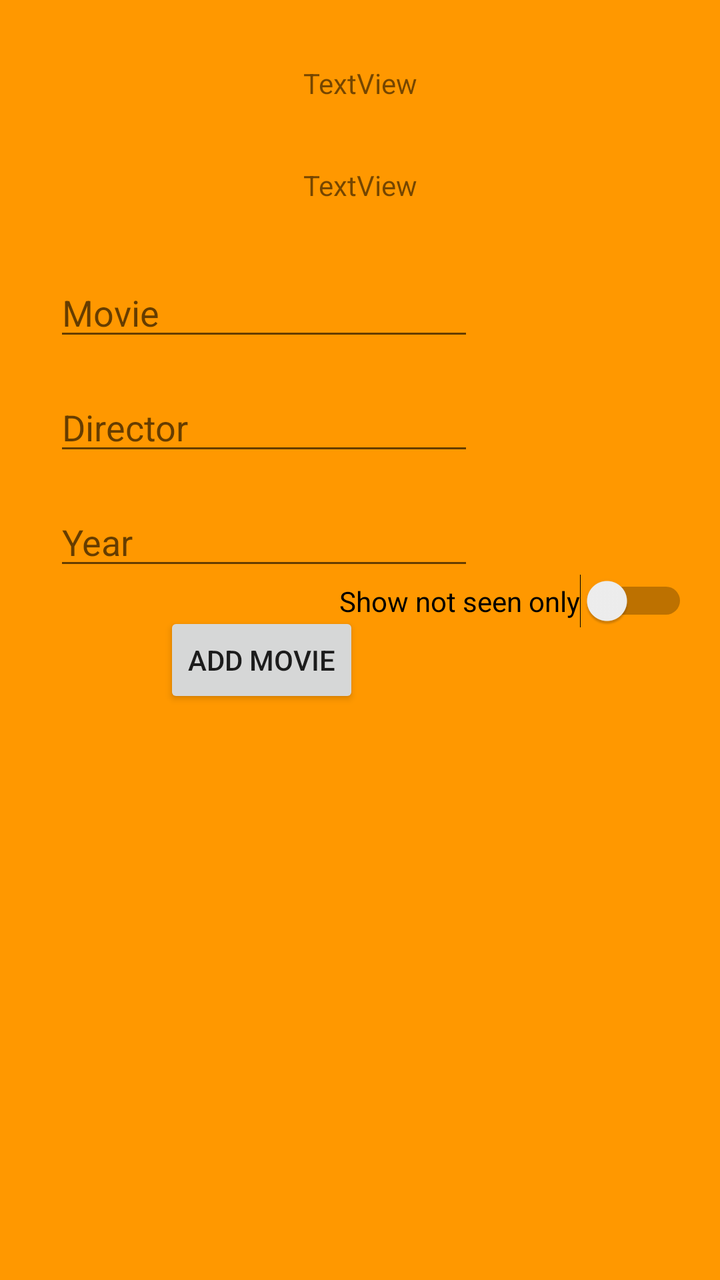
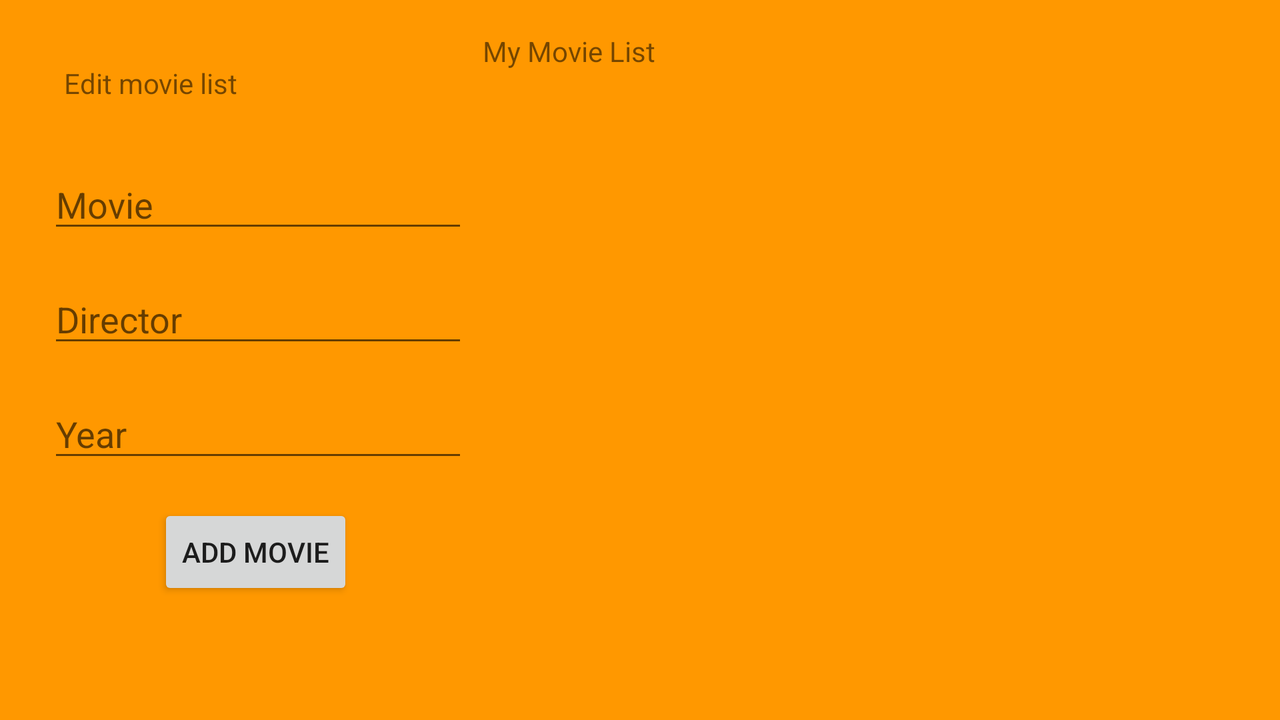

Two renders of one Android screen. The first uses the default layout on a phone; the second uses the alternative layout the repository ships for a different screen configuration, on a matching device. The two XML files are below.
<!-- AndroidManifest.xml: application theme Theme.MyMovieList -->
<!-- res/layout/activity_movies.xml -->
<?xml version="1.0" encoding="utf-8"?>
<androidx.constraintlayout.widget.ConstraintLayout xmlns:android="http://schemas.android.com/apk/res/android"
    xmlns:app="http://schemas.android.com/apk/res-auto"
    xmlns:tools="http://schemas.android.com/tools"
    android:layout_width="match_parent"
    android:layout_height="match_parent"
    android:background="@color/orange"
    tools:context=".Movies">

    <TextView
        android:id="@+id/wlcNote"
        android:layout_width="wrap_content"
        android:layout_height="wrap_content"
        android:layout_marginTop="32dp"
        android:text="TextView"
        app:layout_constraintEnd_toEndOf="parent"
        app:layout_constraintStart_toStartOf="parent"
        app:layout_constraintTop_toTopOf="parent" />

    <TextView
        android:id="@+id/txDescript"
        android:layout_width="wrap_content"
        android:layout_height="wrap_content"
        android:layout_marginTop="32dp"
        android:text="TextView"
        app:layout_constraintEnd_toEndOf="parent"
        app:layout_constraintStart_toStartOf="parent"
        app:layout_constraintTop_toBottomOf="@+id/wlcNote" />

    <EditText
        android:id="@+id/etMovieName"
        android:layout_width="wrap_content"
        android:layout_height="wrap_content"
        android:layout_marginTop="32dp"
        android:ems="10"
        android:hint="@string/movie"
        android:inputType="textPersonName"
        app:layout_constraintEnd_toEndOf="parent"
        app:layout_constraintHorizontal_bias="0.18"
        app:layout_constraintStart_toStartOf="parent"
        app:layout_constraintTop_toBottomOf="@+id/txDescript" />

    <EditText
        android:id="@+id/etDirector"
        android:layout_width="wrap_content"
        android:layout_height="wrap_content"
        android:layout_marginTop="16dp"
        android:ems="10"
        android:hint="@string/director"
        android:inputType="textPersonName"
        app:layout_constraintEnd_toEndOf="@+id/etMovieName"
        app:layout_constraintStart_toStartOf="@+id/etMovieName"
        app:layout_constraintTop_toBottomOf="@+id/etMovieName" />

    <EditText
        android:id="@+id/etYear"
        android:layout_width="wrap_content"
        android:layout_height="wrap_content"
        android:layout_marginTop="16dp"
        android:ems="10"
        android:hint="@string/year"
        android:inputType="number"
        android:imeOptions="actionDone"
        app:layout_constraintEnd_toEndOf="@+id/etDirector"
        app:layout_constraintStart_toStartOf="@+id/etDirector"
        app:layout_constraintTop_toBottomOf="@+id/etDirector" />

    <LinearLayout
        android:id="@+id/linearLo"
        android:layout_width="411dp"
        android:layout_height="294dp"
        android:layout_marginBottom="16dp"
        android:orientation="vertical"
        android:padding="15dp"
        app:layout_constraintBottom_toBottomOf="parent"
        app:layout_constraintEnd_toEndOf="parent"
        app:layout_constraintStart_toStartOf="parent">

        <androidx.recyclerview.widget.RecyclerView
            android:id="@+id/rvMovies"
            android:layout_width="match_parent"
            android:layout_height="267dp"
            android:padding="5dp"
            app:layoutManager="androidx.recyclerview.widget.LinearLayoutManager"/>
    </LinearLayout>

    <Button
        android:id="@+id/btnAddMovie"
        android:layout_width="wrap_content"
        android:layout_height="wrap_content"
        android:layout_marginTop="16dp"
        android:text="Add movie"
        android:imeOptions="actionDone"
        app:layout_constraintEnd_toEndOf="@+id/etYear"
        app:layout_constraintHorizontal_bias="0.491"
        app:layout_constraintStart_toStartOf="@+id/etYear"
        app:layout_constraintTop_toBottomOf="@+id/etYear" />










    <Switch
        android:id="@+id/switch1"
        android:layout_width="wrap_content"
        android:layout_height="wrap_content"
        android:layout_marginEnd="16dp"
        android:layout_marginBottom="16dp"
        android:text="Show not seen only"
        app:layout_constraintBottom_toTopOf="@+id/linearLo"
        app:layout_constraintEnd_toEndOf="parent" />


</androidx.constraintlayout.widget.ConstraintLayout>
<!-- resources referenced by this layout -->
<resources>
  <color name="orange">#FF9800</color>
  <string name="director">Director</string>
  <string name="movie">Movie</string>
  <string name="year">Year</string>
  <style name="Theme.MyMovieList" parent="Theme.MaterialComponents.DayNight.DarkActionBar">
          
          <item name="colorPrimary">@color/purple_500</item>
          <item name="colorPrimaryVariant">@color/purple_700</item>
          <item name="colorOnPrimary">@color/white</item>
          
          <item name="colorSecondary">@color/teal_200</item>
          <item name="colorSecondaryVariant">@color/teal_700</item>
          <item name="colorOnSecondary">@color/black</item>
          
          <item name="android:statusBarColor" tools:targetApi="l">?attr/colorPrimaryVariant</item>
          
      </style>
  <color name="purple_500">#FF6200EE</color>
  <color name="purple_700">#FF3700B3</color>
  <color name="white">#FFFFFFFF</color>
  <color name="teal_200">#FF03DAC5</color>
  <color name="teal_700">#FF018786</color>
  <color name="black">#FF000000</color>
</resources>
<!-- res/layout-land/activity_movies.xml (the author's variant of the layout above) -->
<!-- drawn on the phone turned sideways -->
<?xml version="1.0" encoding="utf-8"?>
<androidx.constraintlayout.widget.ConstraintLayout xmlns:android="http://schemas.android.com/apk/res/android"
    xmlns:app="http://schemas.android.com/apk/res-auto"
    xmlns:tools="http://schemas.android.com/tools"
    android:layout_width="match_parent"
    android:layout_height="match_parent"
    android:background="@color/orange"
    tools:context=".Movies">

    <TextView
        android:id="@+id/wlcNote"
        android:layout_width="wrap_content"
        android:layout_height="wrap_content"
        android:layout_marginStart="32dp"
        android:layout_marginTop="32dp"
        android:text="@string/edit_movie_list"
        app:layout_constraintStart_toStartOf="parent"
        app:layout_constraintTop_toTopOf="parent" />

    <TextView
        android:id="@+id/txDescript"
        android:layout_width="wrap_content"
        android:layout_height="wrap_content"
        android:layout_marginTop="16dp"
        android:text="@string/app_name"
        app:layout_constraintEnd_toStartOf="@+id/switch1"
        app:layout_constraintStart_toEndOf="@+id/wlcNote"
        app:layout_constraintTop_toTopOf="parent" />

    <EditText
        android:id="@+id/etMovieName"
        android:layout_width="wrap_content"
        android:layout_height="wrap_content"
        android:layout_marginStart="24dp"
        android:layout_marginTop="29dp"
        android:ems="10"
        android:hint="Movie"
        android:inputType="textPersonName"
        app:layout_constraintStart_toStartOf="parent"
        app:layout_constraintTop_toBottomOf="@+id/wlcNote" />

    <EditText
        android:id="@+id/etDirector"
        android:layout_width="wrap_content"
        android:layout_height="wrap_content"
        android:layout_marginTop="16dp"
        android:ems="10"
        android:hint="Director"
        android:inputType="textPersonName"
        app:layout_constraintEnd_toEndOf="@+id/etMovieName"
        app:layout_constraintStart_toStartOf="@+id/etMovieName"
        app:layout_constraintTop_toBottomOf="@+id/etMovieName" />

    <EditText
        android:id="@+id/etYear"
        android:layout_width="wrap_content"
        android:layout_height="wrap_content"
        android:layout_marginTop="16dp"
        android:ems="10"
        android:hint="@string/year"
        android:imeOptions="actionDone"
        android:inputType="number"
        app:layout_constraintEnd_toEndOf="@+id/etDirector"
        app:layout_constraintStart_toStartOf="@+id/etDirector"
        app:layout_constraintTop_toBottomOf="@+id/etDirector" />

    <LinearLayout
        android:id="@+id/linearLo"
        android:layout_width="411dp"
        android:layout_height="294dp"
        android:layout_marginEnd="32dp"
        android:layout_marginBottom="32dp"
        android:orientation="vertical"
        android:padding="15dp"
        app:layout_constraintBottom_toBottomOf="parent"
        app:layout_constraintEnd_toEndOf="parent">

        <androidx.recyclerview.widget.RecyclerView
            android:id="@+id/rvMovies"
            android:layout_width="match_parent"
            android:layout_height="267dp"
            android:padding="5dp"
            app:layoutManager="androidx.recyclerview.widget.LinearLayoutManager" />
    </LinearLayout>

    <Button
        android:id="@+id/btnAddMovie"
        android:layout_width="wrap_content"
        android:layout_height="wrap_content"
        android:layout_marginTop="16dp"
        android:imeOptions="actionDone"
        android:text="Add movie"
        app:layout_constraintEnd_toEndOf="@+id/etYear"
        app:layout_constraintHorizontal_bias="0.491"
        app:layout_constraintStart_toStartOf="@+id/etYear"
        app:layout_constraintTop_toBottomOf="@+id/etYear" />

    
    
    
    
    
    
    
    

    <Switch
        android:id="@+id/switch1"
        android:layout_width="wrap_content"
        android:layout_height="wrap_content"
        android:layout_marginTop="32dp"
        android:layout_marginEnd="16dp"
        android:layout_marginBottom="16dp"
        android:text="Show not seen only"
        app:layout_constraintBottom_toTopOf="@+id/linearLo"
        app:layout_constraintEnd_toEndOf="parent"
        app:layout_constraintTop_toTopOf="parent" />


</androidx.constraintlayout.widget.ConstraintLayout>
<!-- resources referenced by the variant -->
<!-- as the phone turned sideways resolves them -->
<resources>
  <color name="orange">#FF9800</color>
  <string name="app_name">My Movie List</string>
  <string name="edit_movie_list">Edit movie list</string>
  <string name="year">Year</string>
  <style name="Theme.MyMovieList" parent="Theme.MaterialComponents.DayNight.DarkActionBar">
          
          <item name="colorPrimary">@color/purple_500</item>
          <item name="colorPrimaryVariant">@color/purple_700</item>
          <item name="colorOnPrimary">@color/white</item>
          
          <item name="colorSecondary">@color/teal_200</item>
          <item name="colorSecondaryVariant">@color/teal_700</item>
          <item name="colorOnSecondary">@color/black</item>
          
          <item name="android:statusBarColor" tools:targetApi="l">?attr/colorPrimaryVariant</item>
          
      </style>
  <color name="purple_500">#FF6200EE</color>
  <color name="purple_700">#FF3700B3</color>
  <color name="white">#FFFFFFFF</color>
  <color name="teal_200">#FF03DAC5</color>
  <color name="teal_700">#FF018786</color>
  <color name="black">#FF000000</color>
</resources>
